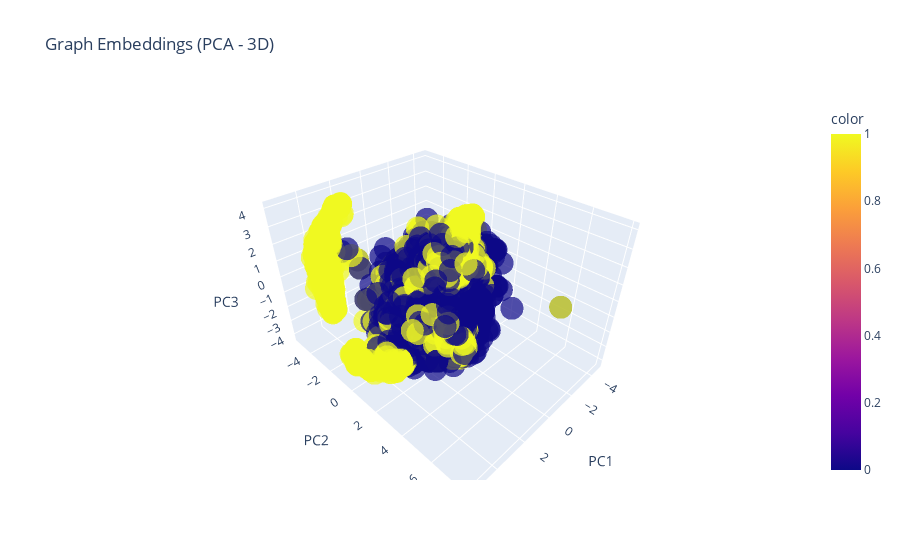

Notebook cell for this chart:
### Markdown cell above
### PCA (3D)

### Code cell
pca3 = PCA(n_components=3)
emb_pca3 = pca3.fit_transform(embeddings)

fig = px.scatter_3d(
    x=emb_pca3[:,0], y=emb_pca3[:,1], z=emb_pca3[:,2],
    color=labels if labels is not None else None,
    title="Graph Embeddings (PCA - 3D)",
    labels={"x": "PC1", "y": "PC2", "z": "PC3"},
    opacity=0.7
)
fig.show()

### Figure 1 — Plotly figure (JSON) as saved in the notebook; plotly's stock layout.template omitted (floating-point values rounded to 4 significant figures; data arrays with more than 128 entries replaced by an {"elided": "..."} marker saying what was removed)
{"data": [{"hovertemplate": "PC1=%{x}<br>PC2=%{y}<br>PC3=%{z}<br>color=%{marker.color}<extra></extra>", "legendgroup": "", "marker": {"color": {"elided": "35610 int values"}, "coloraxis": "coloraxis", "opacity": 0.7, "symbol": "circle"}, "mode": "markers", "name": "", "scene": "scene", "showlegend": false, "type": "scatter3d", "x": {"elided": "35610 float values"}, "y": {"elided": "35610 float values"}, "z": {"elided": "35610 float values"}}], "layout": {"coloraxis": {"colorbar": {"title": {"text": "color"}}, "colorscale": [[0, "#0d0887"], [0.1111, "#46039f"], [0.2222, "#7201a8"], [0.3333, "#9c179e"], [0.4444, "#bd3786"], [0.5556, "#d8576b"], [0.6667, "#ed7953"], [0.7778, "#fb9f3a"], [0.8889, "#fdca26"], [1, "#f0f921"]]}, "legend": {"tracegroupgap": 0}, "scene": {"domain": {"x": [0, 1], "y": [0, 1]}, "xaxis": {"title": {"text": "PC1"}}, "yaxis": {"title": {"text": "PC2"}}, "zaxis": {"title": {"text": "PC3"}}}, "title": {"text": "Graph Embeddings (PCA - 3D)"}}}
